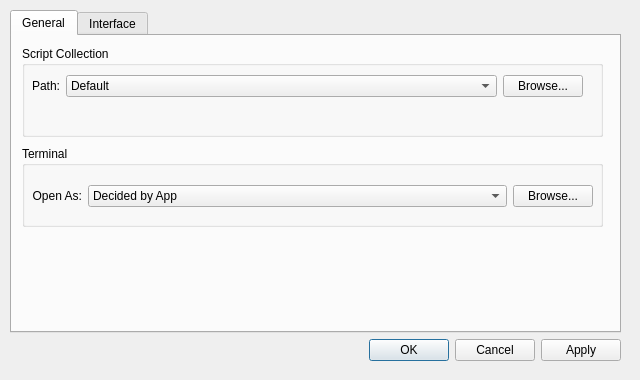
<?xml version="1.0" encoding="UTF-8"?>
<ui version="4.0">
 <class>Preference</class>
 <widget class="QDialog" name="Preference">
  <property name="windowModality">
   <enum>Qt::WindowModality::NonModal</enum>
  </property>
  <property name="geometry">
   <rect>
    <x>0</x>
    <y>0</y>
    <width>640</width>
    <height>380</height>
   </rect>
  </property>
  <property name="minimumSize">
   <size>
    <width>640</width>
    <height>380</height>
   </size>
  </property>
  <property name="maximumSize">
   <size>
    <width>640</width>
    <height>380</height>
   </size>
  </property>
  <property name="windowTitle">
   <string>Preference</string>
  </property>
  <widget class="QWidget" name="verticalLayoutWidget">
   <property name="geometry">
    <rect>
     <x>10</x>
     <y>10</y>
     <width>611</width>
     <height>351</height>
    </rect>
   </property>
   <layout class="QVBoxLayout" name="verticalLayout">
    <item>
     <widget class="QTabWidget" name="tabWidget">
      <property name="minimumSize">
       <size>
        <width>600</width>
        <height>300</height>
       </size>
      </property>
      <property name="currentIndex">
       <number>0</number>
      </property>
      <widget class="QWidget" name="tab">
       <attribute name="title">
        <string>General</string>
       </attribute>
       <widget class="QGroupBox" name="groupBox">
        <property name="geometry">
         <rect>
          <x>10</x>
          <y>10</y>
          <width>581</width>
          <height>91</height>
         </rect>
        </property>
        <property name="title">
         <string>Script Collection</string>
        </property>
        <widget class="QWidget" name="gridLayoutWidget">
         <property name="geometry">
          <rect>
           <x>10</x>
           <y>29</y>
           <width>551</width>
           <height>52</height>
          </rect>
         </property>
         <layout class="QGridLayout" name="gridLayout" columnstretch="0,1,0">
          <item row="0" column="0">
           <widget class="QLabel" name="label">
            <property name="text">
             <string>Path:</string>
            </property>
            <property name="alignment">
             <set>Qt::AlignmentFlag::AlignRight|Qt::AlignmentFlag::AlignTrailing|Qt::AlignmentFlag::AlignVCenter</set>
            </property>
           </widget>
          </item>
          <item row="0" column="1">
           <widget class="QComboBox" name="comboBox_ScriptPath">
            <item>
             <property name="text">
              <string>Default</string>
             </property>
            </item>
           </widget>
          </item>
          <item row="0" column="2">
           <widget class="QPushButton" name="pushButton_ScriptBrowser">
            <property name="text">
             <string>Browse...</string>
            </property>
           </widget>
          </item>
          <item row="1" column="1">
           <widget class="QLabel" name="label_valid">
            <property name="text">
             <string/>
            </property>
           </widget>
          </item>
         </layout>
        </widget>
       </widget>
       <widget class="QGroupBox" name="groupBox_2">
        <property name="geometry">
         <rect>
          <x>10</x>
          <y>110</y>
          <width>581</width>
          <height>81</height>
         </rect>
        </property>
        <property name="title">
         <string>Terminal</string>
        </property>
        <widget class="QWidget" name="gridLayoutWidget_2">
         <property name="geometry">
          <rect>
           <x>10</x>
           <y>30</y>
           <width>561</width>
           <height>41</height>
          </rect>
         </property>
         <layout class="QGridLayout" name="gridLayout_2" columnstretch="0,1,0">
          <item row="0" column="1">
           <widget class="QComboBox" name="comboBox_DefaultTerminalApp">
            <item>
             <property name="text">
              <string>Decided by App</string>
             </property>
            </item>
           </widget>
          </item>
          <item row="0" column="2">
           <widget class="QPushButton" name="pushButton_AppBrowser">
            <property name="text">
             <string>Browse...</string>
            </property>
           </widget>
          </item>
          <item row="0" column="0">
           <widget class="QLabel" name="label_2">
            <property name="text">
             <string>Open As:</string>
            </property>
            <property name="alignment">
             <set>Qt::AlignmentFlag::AlignRight|Qt::AlignmentFlag::AlignTrailing|Qt::AlignmentFlag::AlignVCenter</set>
            </property>
           </widget>
          </item>
         </layout>
        </widget>
       </widget>
      </widget>
      <widget class="QWidget" name="tab_2">
       <attribute name="title">
        <string>Interface</string>
       </attribute>
       <widget class="QWidget" name="formLayoutWidget">
        <property name="geometry">
         <rect>
          <x>10</x>
          <y>10</y>
          <width>581</width>
          <height>251</height>
         </rect>
        </property>
        <layout class="QFormLayout" name="formLayout">
         <item row="0" column="0">
          <widget class="QLabel" name="label_4">
           <property name="text">
            <string>Language:</string>
           </property>
           <property name="alignment">
            <set>Qt::AlignmentFlag::AlignRight|Qt::AlignmentFlag::AlignTrailing|Qt::AlignmentFlag::AlignVCenter</set>
           </property>
          </widget>
         </item>
         <item row="0" column="1">
          <widget class="QComboBox" name="comboBox_InterfaceLanguage">
           <item>
            <property name="text">
             <string>Decided by System</string>
            </property>
           </item>
          </widget>
         </item>
         <item row="1" column="0">
          <widget class="QLabel" name="label_5">
           <property name="text">
            <string>Themes:</string>
           </property>
           <property name="alignment">
            <set>Qt::AlignmentFlag::AlignRight|Qt::AlignmentFlag::AlignTrailing|Qt::AlignmentFlag::AlignVCenter</set>
           </property>
          </widget>
         </item>
         <item row="1" column="1">
          <widget class="QComboBox" name="comboBox_InterfaceThemes">
           <item>
            <property name="text">
             <string>Decided by System</string>
            </property>
           </item>
          </widget>
         </item>
         <item row="2" column="0">
          <widget class="QLabel" name="label_3">
           <property name="text">
            <string>Window:</string>
           </property>
          </widget>
         </item>
         <item row="2" column="1">
          <widget class="QComboBox" name="comboBox_InterfaceWindow">
           <item>
            <property name="text">
             <string>Decided by System</string>
            </property>
           </item>
          </widget>
         </item>
        </layout>
       </widget>
      </widget>
     </widget>
    </item>
    <item>
     <widget class="QDialogButtonBox" name="optionBox">
      <property name="standardButtons">
       <set>QDialogButtonBox::StandardButton::Apply|QDialogButtonBox::StandardButton::Cancel|QDialogButtonBox::StandardButton::Ok</set>
      </property>
      <property name="centerButtons">
       <bool>false</bool>
      </property>
     </widget>
    </item>
   </layout>
  </widget>
 </widget>
 <resources/>
 <connections/>
</ui>
